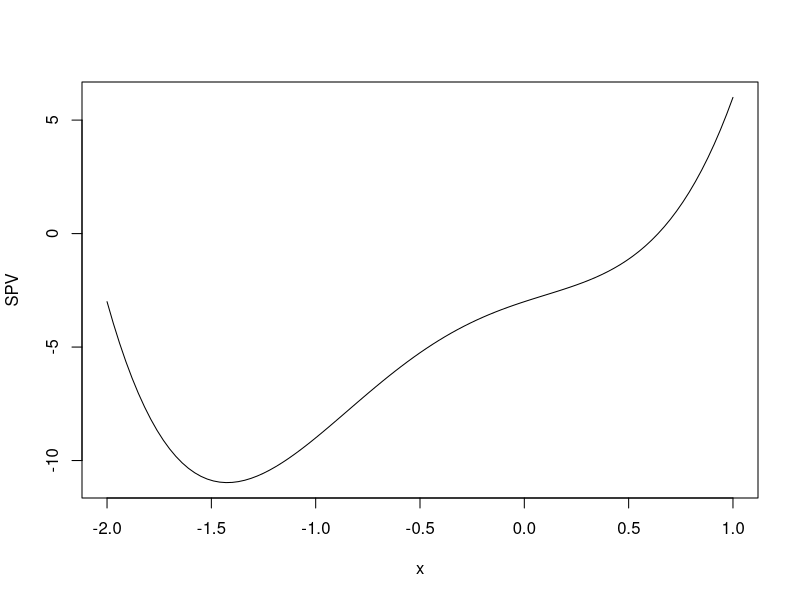
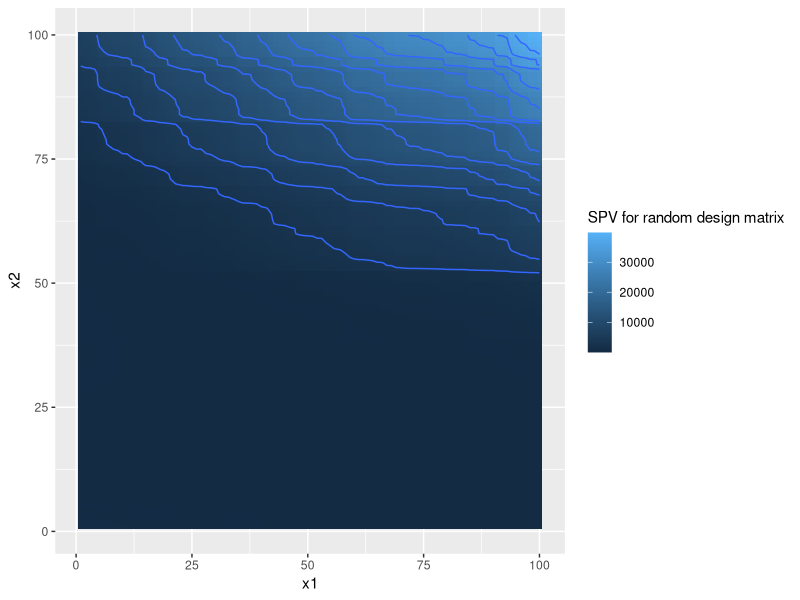

Source code (R) for these figures, in order:
## ---- chunk 1
knitr::opts_chunk$set(echo = TRUE)
## ---- chunk 2
curve(3*(1*x^2 + 0.5*x + -0.5)*x^2 + 3*-0.5*x^2 + 3*(1*x^2 + 0.5*x + 0)*x + 3*1*x + 3*-1, from=-2, to=1, xlab="x", ylab="SPV")
## ---- chunk 3
# Full second order model for one factor
mmat_twofactor_ord2 <- function(x){
  trials <- nrow(x)
  intercept <- rep(1, trials)
  x1_squared <- x[ ,1]^2
  x2_squared <- x[ ,2]^2
  interaction <- x[ ,1]*x[ ,2]


  model_matrix <- cbind(intercept, x, x1_squared, x2_squared, interaction)
  return(model_matrix)
}
## ---- chunk 4
suppressWarnings(library(ggplot2))
suppressWarnings(library(MASS))
suppressWarnings(library(reshape2))
suppressWarnings(library(reshape))

x1 <- sort(runif(100, -1, 1))
x2 <- sort(runif(100, -1, 1))

candidate_x <- matrix(runif(12, -1, 1), 
                      byrow = TRUE, nrow = 6, ncol = 2)
FX <- mmat_twofactor_ord2(candidate_x)
spv <- rep(0, length(x1)*length(x2))

i=0
for(my_x1 in x1){
  for(my_x2 in x2){
    i = i + 1
    var <- c(1, my_x1, my_x2, my_x1^2, my_x2^2, my_x1*my_x2)
    spv[i] <- t(var)%*%solve(t(FX)%*%FX)%*%var
  }
}

spv <- matrix(spv, nrow = length(x1), ncol = length(x2))

mtrx.melt <- suppressWarnings(melt(spv, id.vars = c("x1", "x2"), measure.vars = "SPV"))
names(mtrx.melt) <- c("x1", "x2", "SPV")

suppressWarnings(ggplot(mtrx.melt, aes(x = x1, y = x2, z = SPV)) +
         stat_contour(geom = "polygon", aes(fill = ..level..)) +
         geom_tile(aes(fill = SPV)) +
         stat_contour(bins = 15) +
         xlab("x1") +
         ylab("x2") +
         guides(fill = guide_colorbar(title = "SPV for random design matrix")))
